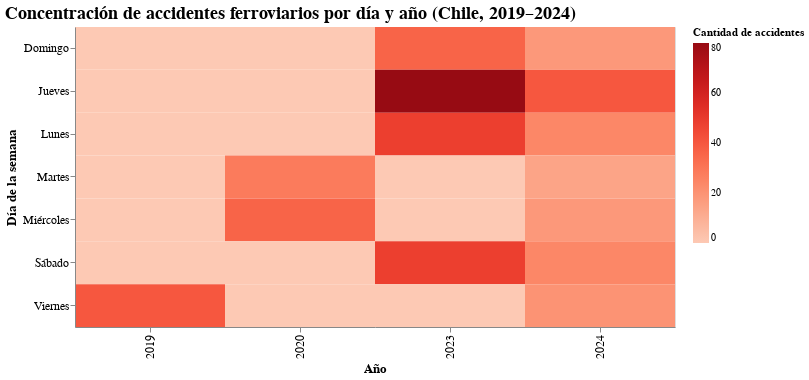

This figure's notebook cell:
### Code cell
import altair as alt
import pandas as pd

# --- Cargar datos ---
dia = pd.read_csv("/content/Día.csv")
dia.columns = dia.columns.str.strip().str.lower()

# --- Transformar formato ancho a largo ---
df_dia = dia.melt(id_vars='categoria', var_name='tipo_anio', value_name='cantidad')
df_dia['tipo'] = df_dia['tipo_anio'].str.extract(r'(^[a-z]+)')[0]
df_dia['anio'] = df_dia['tipo_anio'].str.extract(r'(\d{4})')[0].astype(int)

# --- Agrupar por día y año ---
df_heat = df_dia.groupby(['categoria', 'anio'])['cantidad'].sum().reset_index()

# --- Crear mapa de calor ---
chart_dia = alt.Chart(df_heat).mark_rect().encode(
    x=alt.X('anio:O', title='Año'),
    y=alt.Y('categoria:N', title='Día de la semana'),
    color=alt.Color('cantidad:Q', title='Cantidad de accidentes', scale=alt.Scale(scheme='reds')),
    tooltip=['categoria:N', 'anio:O', 'cantidad:Q']
).properties(
    title='Concentración de accidentes ferroviarios por día y año (Chile, 2019–2024)',
    width=600,
    height=300
).configure_title(
    fontSize=18,
    anchor='start'
).configure_axis(
    labelFontSize=12,
    titleFontSize=13
)

# --- Exportar ---
chart_dia.save("dia.html")
chart_dia

### Figure 1 — Vega-Lite specification as saved in the notebook (floating-point values rounded to 4 significant figures)
{"config": {"view": {"continuousWidth": 300, "continuousHeight": 300}, "axis": {"labelFontSize": 12, "titleFontSize": 13}, "title": {"anchor": "start", "fontSize": 18}}, "data": {"name": "data-df4117e80215ba342f8d870151171ed2"}, "mark": {"type": "rect"}, "encoding": {"color": {"field": "cantidad", "scale": {"scheme": "reds"}, "title": "Cantidad de accidentes", "type": "quantitative"}, "tooltip": [{"field": "categoria", "type": "nominal"}, {"field": "anio", "type": "ordinal"}, {"field": "cantidad", "type": "quantitative"}], "x": {"field": "anio", "title": "Año", "type": "ordinal"}, "y": {"field": "categoria", "title": "Día de la semana", "type": "nominal"}}, "height": 300, "title": "Concentración de accidentes ferroviarios por día y año (Chile, 2019–2024)", "width": 600, "$schema": "https://vega.github.io/schema/vega-lite/v5.20.1.json", "datasets": {"data-df4117e80215ba342f8d870151171ed2": [{"categoria": "Domingo", "anio": 2019, "cantidad": 0}, {"categoria": "Domingo", "anio": 2020, "cantidad": 0}, {"categoria": "Domingo", "anio": 2023, "cantidad": 36}, {"categoria": "Domingo", "anio": 2024, "cantidad": 18}, {"categoria": "Jueves", "anio": 2019, "cantidad": 0}, {"categoria": "Jueves", "anio": 2020, "cantidad": 0}, {"categoria": "Jueves", "anio": 2023, "cantidad": 80}, {"categoria": "Jueves", "anio": 2024, "cantidad": 40}, {"categoria": "Lunes", "anio": 2019, "cantidad": 0}, {"categoria": "Lunes", "anio": 2020, "cantidad": 0}, {"categoria": "Lunes", "anio": 2023, "cantidad": 48}, {"categoria": "Lunes", "anio": 2024, "cantidad": 24}, {"categoria": "Martes", "anio": 2019, "cantidad": 0}, {"categoria": "Martes", "anio": 2020, "cantidad": 28}, {"categoria": "Martes", "anio": 2023, "cantidad": 0}, {"categoria": "Martes", "anio": 2024, "cantidad": 14}, {"categoria": "Miércoles", "anio": 2019, "cantidad": 0}, {"categoria": "Miércoles", "anio": 2020, "cantidad": 36}, {"categoria": "Miércoles", "anio": 2023, "cantidad": 0}, {"categoria": "Miércoles", "anio": 2024, "cantidad": 18}, {"categoria": "Sábado", "anio": 2019, "cantidad": 0}, {"categoria": "Sábado", "anio": 2020, "cantidad": 0}, {"categoria": "Sábado", "anio": 2023, "cantidad": 48}, {"categoria": "Sábado", "anio": 2024, "cantidad": 24}, {"categoria": "Viernes", "anio": 2019, "cantidad": 40}, {"categoria": "Viernes", "anio": 2020, "cantidad": 0}, {"categoria": "Viernes", "anio": 2023, "cantidad": 0}, {"categoria": "Viernes", "anio": 2024, "cantidad": 20}]}}
